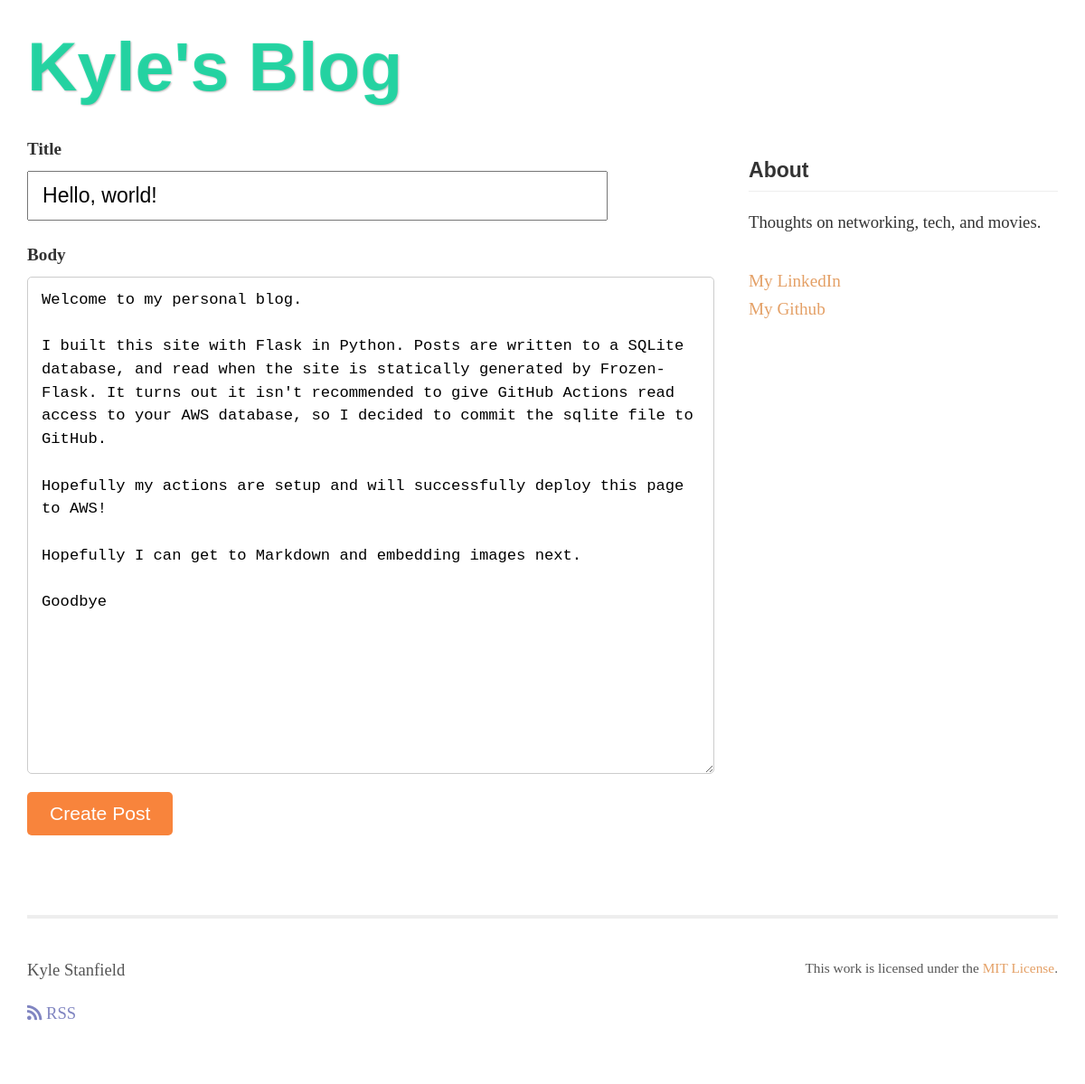
/1/update/ (signed in), run on an earlier commit of the app's database.
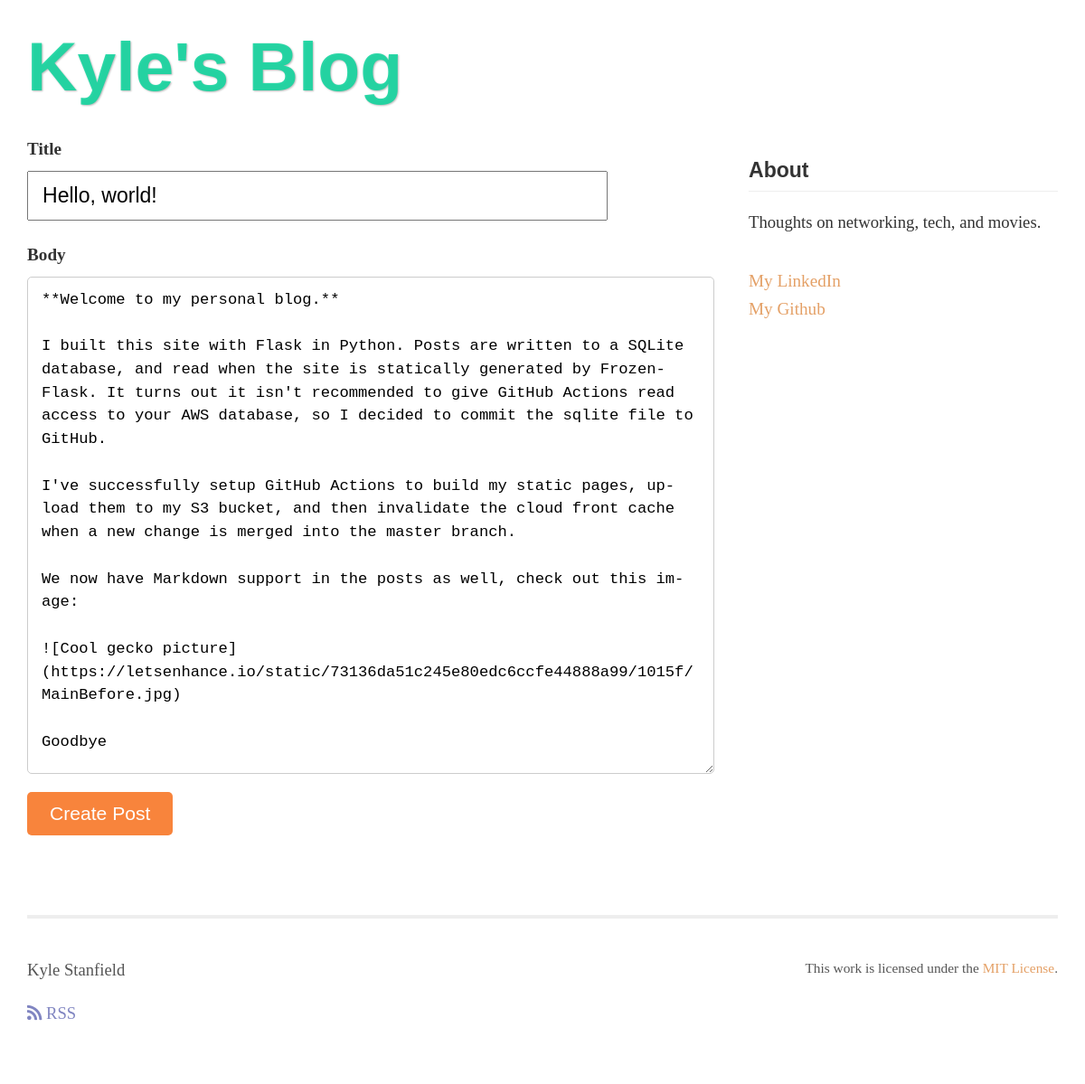
And on a later commit of the database.
### src/models.py (models this page shows)
class Post(Base):
    __tablename__ = 'post'
    id = Column(Integer, primary_key=True)
    author_id = Column(Integer, ForeignKey('user.id'), nullable=False)
    title = Column(String(100), nullable=False)
    body = Column(Text, nullable=False)
    created_at = Column(DateTime, default=datetime.now(timezone.utc))
    author = relationship('User', back_populates='posts')

### src/blog.py (the view, shortened to what this page needs)
@bp.route('/<int:id>/update/', methods=('GET', 'POST'))
@login_required
def update(id):
    post = get_post(id)
    db_session = current_app.extensions['db_manager'].get_database_session()
    return render_template('blog/update.html', post=post)

### src/auth.py (called while the page is built)
@bp.before_app_request
def load_logged_in_user():
    user_id = session.get('user_id')
    if user_id is None:
        print("User not logged in")
        g.user = None
    else:
        db_session = current_app.extensions['db_manager'].get_database_session()
        g.user = db_session.query(User).filter_by(id=user_id).first()

def login_required(view):
    @functools.wraps(view)
    def wrapped_view(**kwargs):
        print("Running login required decorator")
        if g.user is None:
            print('No user!')
            return redirect(url_for('auth.login'))
        return view(**kwargs)
    return wrapped_view

### src/blog.py (called while the page is built)
def get_post(id, check_author=True):
    db_session = current_app.extensions['db_manager'].get_database_session()
    post = db_session.query(Post).options(joinedload(Post.author)).filter(Post.id == id).first()
    if post is None:
        abort(404, f"Post id {id} doesn't exist.")
    if check_author and post.author_id != g.user.id:
        abort(403) # Forbidden
    return post

### src/sql_alchemy_db.py (called while the page is built)
    def get_database_session(self):
        if 'db_session_instance' not in g:
            g.db_session_instance = self.current_scoped_session
        return g.db_session_instance

### templates/blog/update.html (shortened to what this page needs)
{% extends 'base.html' %}
{% block content %}
    {% if g.user %}
        <div id="create-post-form-container" class="form-container">
            <form method="post">
                <label for="title">Title</label>
                <input name="title" id="title" value="{{post.title}}" required>
                <label for="body">Body</label>
                <textarea name="body" id="body" required>{{ post.body }}</textarea>
                <input type="submit" value="Create Post">
            </form>
        </div>
    {% else %}
        <p>You must be logged in to create a post.</p>
    {% endif %}
{% endblock %}

What changed in the data, as far as the page shows it:
changed Post "Hello, world!": body "Welcome to my personal blog. I built this site with Flask in Python. Posts are written to a SQLite database, and read when the site is statically generated by Frozen-Flask. It turns out it isn't recommended to give GitHub Actions read access to your AWS database, so I decided to commit the sqlite file to GitHub. Hopefully my actions are setup and will successfully deploy this page to AWS! Hopefully I can get to Markdown and embedding images next. Goodbye" → "**Welcome to my personal blog.** I built this site with Flask in Python. Posts are written to a SQLite database, and read when the site is statically generated by Frozen-Flask. It turns out it isn't recommended to give GitHub Actions read access to your AWS database, so I decided to commit the sqlite file to GitHub. I've successfully setup GitHub Actions to build my static pages, upload them to my S3 bucket, and then invalidate the cloud front cache when a new change is merged into the master branch. We now have Markdown support in the posts as well, check out this image: ![Cool gecko picture](https://letsenhance.io/static/73136da51c245e80edc6ccfe44888a99/1015f/MainBefore.jpg) Goodbye"
